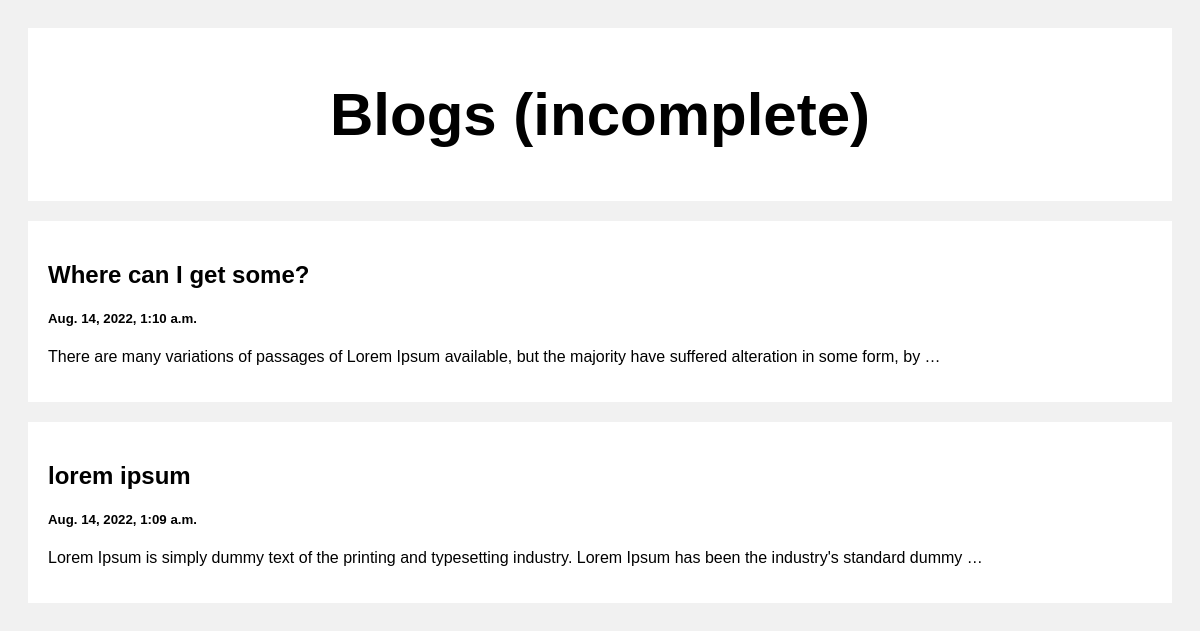
The page / on the database its author committed.
### posts/models.py (models this page shows)
class Post(models.Model):
    title = models.CharField(max_length=100)
    body = models.CharField(max_length=1000000)
    created_at = models.DateTimeField(default=datetime.now, blank=True)

### posts/views.py (the view)
# urls.py: path('', views.index, name='index'),
def index(request):
    posts = Post.objects.all()
    return render(request, 'index.html', {'posts': posts})

### templates/index.html (shortened to what this page needs)
<!DOCTYPE html>
<html>
<head>
</head>
<body>
<div class="header">
  <h2>Blogs (incomplete)</h2>
</div>
<div class="row">
  <div class="leftcolumn">
    {% for post in posts reversed %}
    <div class="card">
      <a style="text-decoration: none; color: black;" href="/post/{{post.id}}">
        <h2>{{post.title}}</h2>
        <h5>{{post.created_at}}</h5>
        <p>{{post.body|truncatewords:20}}</p>
      </a>
    </div>
    {% endfor %}
  </div>
</div>
</body>
</html>

### templates/index.html (style rules this page uses)
* { box-sizing: border-box; }
body { font-family: Arial; padding: 20px; background: #f1f1f1; }
.header { padding: 2px; font-size: 40px; text-align: center; background: white; }
.leftcolumn { float: left; width: 100%; }
.card { background-color: white; padding: 20px; margin-top: 20px; }
.row:after { content: ""; display: table; clear: both; }

### rows shown on the page
Post: title "Where can I get some?", created_at "Aug. 14, 2022, 1:10 a.m.", body "There are many variations of passages of Lorem Ipsum available, but the majority have suffered alteration in some form, by …"
Post: title "lorem ipsum", created_at "Aug. 14, 2022, 1:09 a.m.", body "Lorem Ipsum is simply dummy text of the printing and typesetting industry. Lorem Ipsum has been the industry's standard dummy …"
